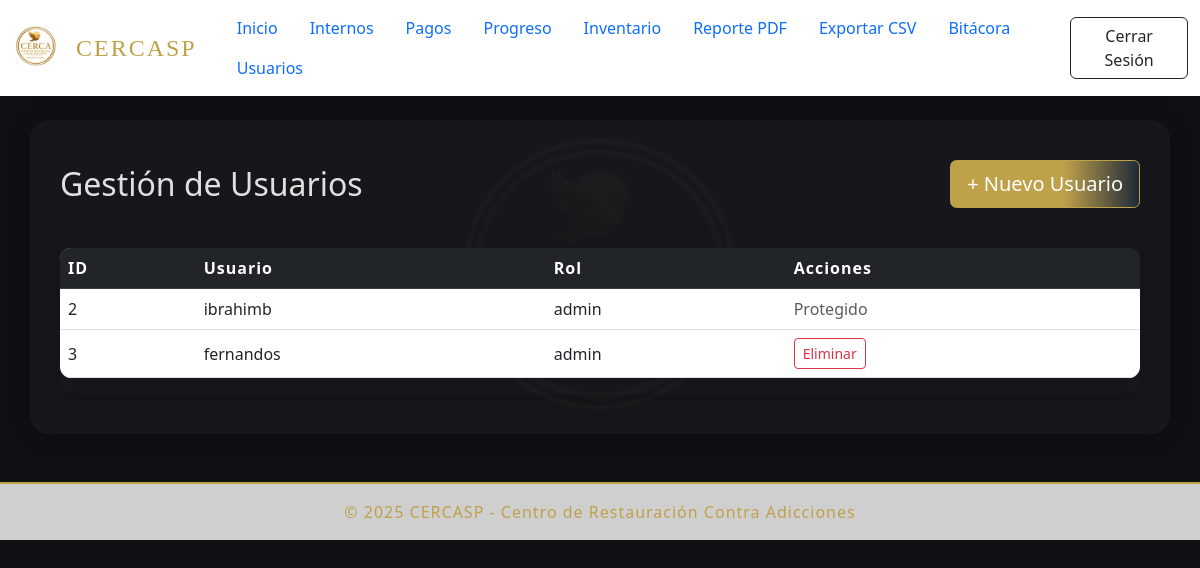
Screenshot of /users (signed in) with the database file from the repository.
### cercasp/models.py (models this page shows)
class User(db.Model, UserMixin):
    id = db.Column(db.Integer, primary_key=True)
    username = db.Column(db.String(80), unique=True, nullable=False)
    password = db.Column(db.String(255), nullable=False)
    role = db.Column(db.String(50), nullable=False)
    permissions = db.Column(db.Text)
    otp_secret = db.Column(db.String(16))  # For 2FA

### cercasp/blueprints/users.py (the view)
@users_bp.route('/users')
@login_required
def list_users():
    if current_user.username != 'ibrahimb':
        flash('Acceso denegado: solo el usuario autorizado puede gestionar usuarios.', 'danger')
        return redirect(url_for('dashboard.dashboard'))
    users = User.query.all()
    return render_template('list_users.html', users=users)

### cercasp/__init__.py (called while the page is built)
@login_manager.user_loader
def load_user(user_id):
    from .models import User
    return User.query.get(int(user_id))

### cercasp/templates/list_users.html (shortened to what this page needs)
{% extends 'base.html' %}
{% block content %}
<div class="d-flex justify-content-between align-items-center mb-4">
    <h2 class="mb-0">Gestión de Usuarios</h2>
    <a href="{{ url_for('users.add_user') }}" class="btn btn-primary btn-lg shadow">+ Nuevo Usuario</a>
</div>
<div class="table-responsive rounded-4 shadow">
<table class="table table-hover align-middle">
    <thead class="table-dark">
        <tr>
            <th>ID</th>
            <th>Usuario</th>
            <th>Rol</th>
            <th>Acciones</th>
        </tr>
    </thead>
    <tbody>
        {% for user in users %}
        <tr>
            <td>{{ user.id }}</td>
            <td>{{ user.username }}</td>
            <td>{{ user.role }}</td>
            <td>
                {% if user.username != 'ibrahimb' %}
                <form method="post" action="{{ url_for('users.delete_user', id=user.id) }}" style="display:inline;">
                    <button type="submit" class="btn btn-sm btn-outline-danger" onclick="return confirm('¿Eliminar usuario?')">Eliminar</button>
                </form>
                {% else %}
                <span class="text-muted">Protegido</span>
                {% endif %}
            </td>
        </tr>
        {% else %}
        <tr>
            <td colspan="4" class="text-center">No hay usuarios registrados.</td>
        </tr>
        {% endfor %}
    </tbody>
</table>
</div>
{% endblock %}

### cercasp/static/css/main.css (style rules this page uses)
body { font-family: 'Segoe UI', Arial, sans-serif; background-color: #101014; background-image: url('/static/img/logo_cercasp.png'); background-repeat: no-repeat; background-position: center 120px; background-attachment: fixed; background-size: 28vw auto; min-height: 100vh; }
.table { margin-top: 1rem; background: rgba(16,16,20,0.98); border-radius: 0.7rem; overflow: hidden; box-shadow: 0 2px 12px rgba(0,0,0,0.13); color: #e0e0e0; }
.table thead { background: linear-gradient(90deg, #bfa14a 60%, #1e2a38 100%); color: #fff; letter-spacing: 1px; }
.form-control, .btn, .table, .alert { box-shadow: none !important; }
.btn-primary, .btn-success, .btn-warning, .btn-danger { border: none; border-radius: 0.4rem; font-weight: 500; transition: background 0.2s; }
.btn-primary { background: linear-gradient(90deg, #bfa14a 60%, #1e2a38 100%); color: #fff; border: 1px solid #bfa14a; }

### rows the page displays
User: id "2", username "ibrahimb", role "admin", shows "Protegido"
User: id "3", username "fernandos", role "admin"

### other values shown
{{ 2025 }} "2025"
